Frame 1 (no input): blank canvas, image omitted
Frame 60 (the mouse pressed at the canvas centre just before this capture): blank canvas, image omitted
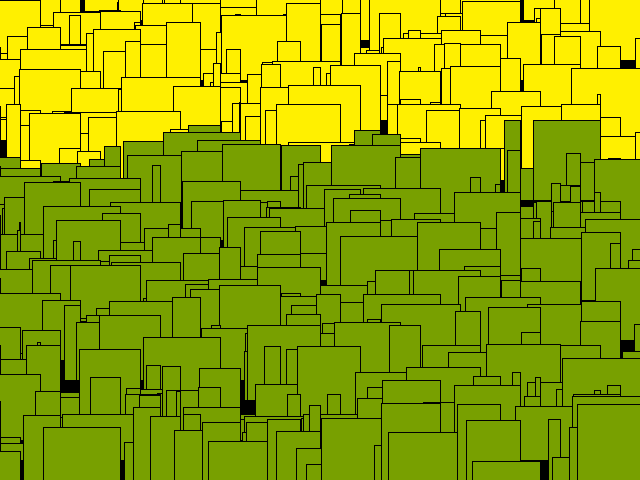
Frame 120 (the mouse held since frame 60 and released just before this capture)

The Processing sketch whose frames 1 and 60 were blank and that drew this single picture after the mouse press (run headless with seeded random() and noise(); from frame 60 on, the mouse is pressed at the canvas centre):

// Processing sketch: processing_122279
// ── processing_122279.pde

int cs = 20;

void setup() {
  size(640, 480);
  smooth();
}
void draw() {
  background(0);

  fill(0);
  for (int j = 0; j<=height/cs;j++) {
    for (int i = 0; i<=width/cs;i=i+1) {

      if (i>5)fill(mouseY/2, mouseX/2, random(0-255));
      if (j<10)fill(mouseX, mouseY, mouseY-mouseX);

      rect(i*cs, j*cs, random(10-90), random(mouseY-mouseX));
    }

  }
}
